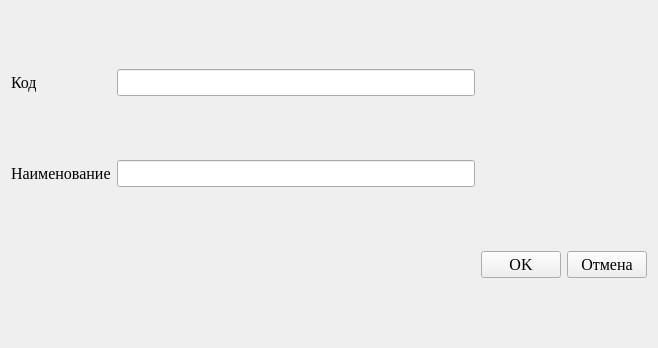
<?xml version="1.0" encoding="UTF-8"?>
<ui version="4.0">
 <class>SourcesEditDialog</class>
 <widget class="QWidget" name="SourcesEditDialog">
  <property name="geometry">
   <rect>
    <x>0</x>
    <y>0</y>
    <width>658</width>
    <height>348</height>
   </rect>
  </property>
  <property name="font">
   <font>
    <family>Times New Roman</family>
    <pointsize>12</pointsize>
   </font>
  </property>
  <property name="windowTitle">
   <string>Источники</string>
  </property>
  <property name="windowIcon">
   <iconset resource="../../../res.qrc">
    <normaloff>:/icons/icon.png</normaloff>:/icons/icon.png</iconset>
  </property>
  <layout class="QGridLayout" name="gridLayout">
   <item row="2" column="0">
    <widget class="QLabel" name="label">
     <property name="text">
      <string/>
     </property>
    </widget>
   </item>
   <item row="0" column="0">
    <widget class="QLabel" name="label_2">
     <property name="text">
      <string>Код</string>
     </property>
    </widget>
   </item>
   <item row="1" column="1">
    <widget class="QLineEdit" name="titleEdit"/>
   </item>
   <item row="0" column="1">
    <widget class="QLineEdit" name="codeEdit"/>
   </item>
   <item row="1" column="0">
    <widget class="QLabel" name="label_3">
     <property name="text">
      <string>Наименование</string>
     </property>
    </widget>
   </item>
   <item row="2" column="3">
    <widget class="QPushButton" name="cancelButton">
     <property name="maximumSize">
      <size>
       <width>16777215</width>
       <height>16777215</height>
      </size>
     </property>
     <property name="text">
      <string>Отмена</string>
     </property>
    </widget>
   </item>
   <item row="2" column="2">
    <widget class="QPushButton" name="okButton">
     <property name="text">
      <string>OK</string>
     </property>
    </widget>
   </item>
  </layout>
 </widget>
 <resources>
  <include location="../../../res.qrc"/>
 </resources>
 <connections/>
</ui>
